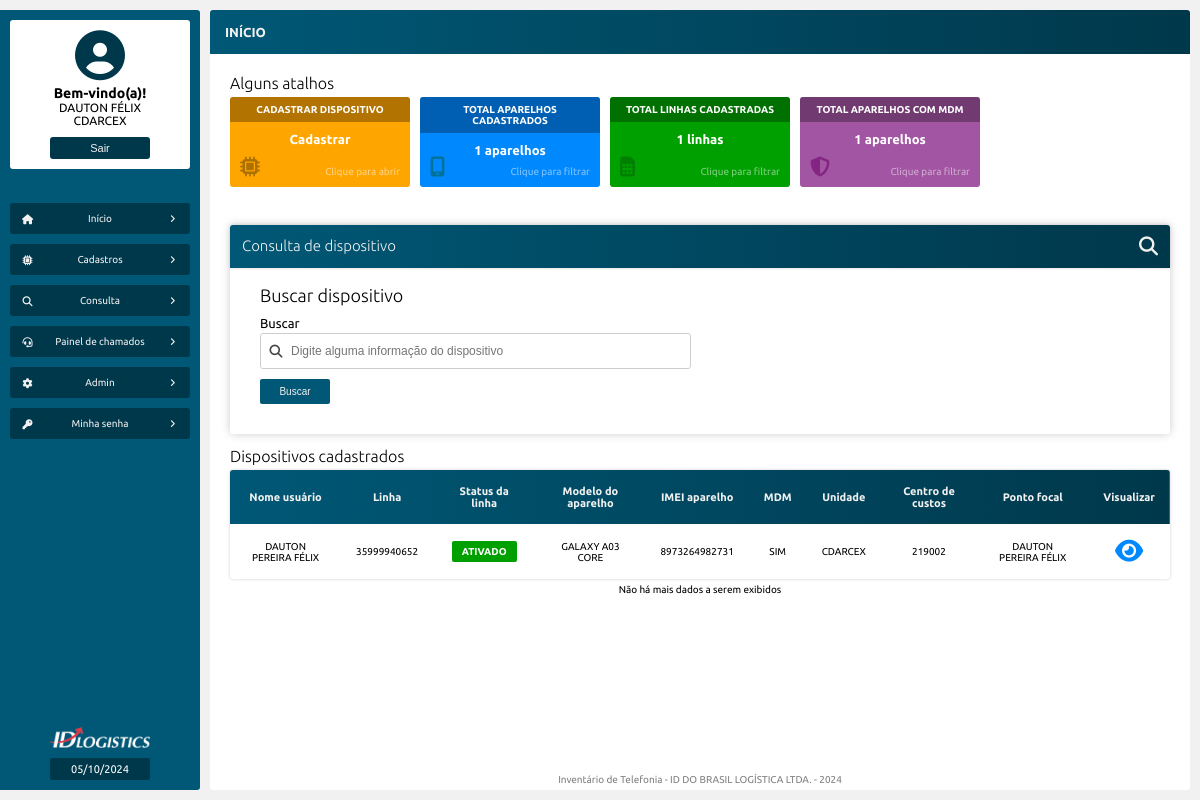
/consulta_dispositivos.php (signed in), run on an earlier commit of the app's database.
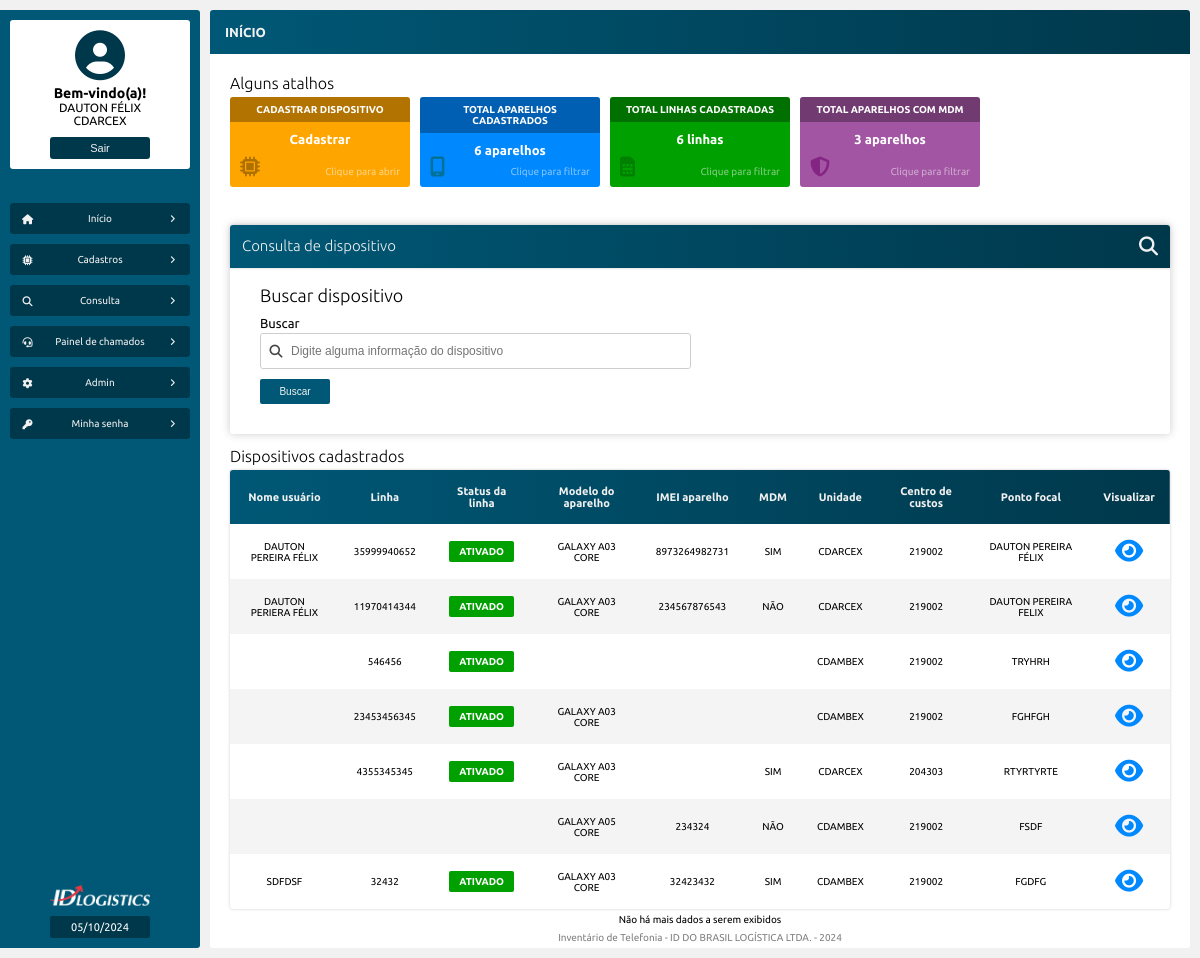
And on a later commit of the database.
### tables this page shows
CREATE TABLE `tb_dispositivos` (
  `id` int NOT NULL AUTO_INCREMENT,
  `linha` varchar(100) DEFAULT NULL,
  `operadora` varchar(100) DEFAULT NULL,
  `servico` varchar(100) DEFAULT NULL,
  `perfil` varchar(100) DEFAULT NULL,
  `status` varchar(100) DEFAULT NULL,
  `data_ativacao` varchar(100) DEFAULT NULL,
  `sim_card` varchar(100) DEFAULT NULL,
  `marca_aparelho` varchar(100) DEFAULT NULL,
  `modelo_aparelho` varchar(100) DEFAULT NULL,
  `imei_aparelho` varchar(100) DEFAULT NULL,
  `gestao_mdm` varchar(100) DEFAULT NULL,
  `unidade` varchar(100) DEFAULT NULL,
  `centro_custo` varchar(100) DEFAULT NULL,
  `uf` varchar(10) DEFAULT NULL,
  `canal` varchar(100) DEFAULT NULL,
  `ponto_focal` varchar(100) DEFAULT NULL,
  `gestor` varchar(100) DEFAULT NULL,
  `nome` varchar(100) DEFAULT NULL,
  `matricula` varchar(100) DEFAULT NULL,
  `email` varchar(100) DEFAULT NULL,
  `funcao` varchar(100) DEFAULT NULL,
  PRIMARY KEY (`id`)
);

### src/functions/functions.php (called while the page is built, shortened)
<?php
function exibeDataAtual()
{
    $dataAtual = date("d/m/Y");
    return $dataAtual;
}

### src/model/Telefonia.php (called while the page is built, shortened)
<?php
class Telefonia
{
    private PDO $pdo;
    public function __construct(PDO $pdo)
    {
        $this->pdo = $pdo;
    }
    public function exibeDispositivos(): array
    {
        $sql = "SELECT * FROM tb_dispositivos";
        $stmt = $this->pdo->prepare($sql);
        $stmt->execute();
        $resultado = $stmt->fetchAll(PDO::FETCH_ASSOC);
        return $resultado;
    }
    public function contagemMDM(): int
    {
        $sql = "SELECT COUNT(*) FROM tb_dispositivos WHERE gestao_mdm = 'Sim'";
        $stmt = $this->pdo->prepare($sql);
        $stmt->execute();
        $resultado = $stmt->fetchColumn();
        return $resultado;
    }
    public function contagemLinhas(): int
    {
        $sql = "SELECT COUNT(*) FROM tb_dispositivos WHERE linha != ''";
        $stmt = $this->pdo->prepare($sql);
        $stmt->execute();
        $resultado = $stmt->fetchColumn();
        return $resultado;
    }
    public function contagemAparelhos(): int
    {
        $sql = "SELECT COUNT(*) FROM tb_dispositivos WHERE marca_aparelho != ''";
        $stmt = $this->pdo->prepare($sql);
        $stmt->execute();
        $resultado = $stmt->fetchColumn();
        return $resultado;
    }
}

### consulta_dispositivos.php (the view, shortened to what this page needs)
<?php
require_once "src/config/conexao_bd.php";
$dispositivo = new Telefonia($pdo);
$exibeTodosDispositivos = $dispositivo->exibeDispositivos();
$mdm = new Telefonia($pdo);
$totalMDM = $mdm->contagemMDM();
$linha = new Telefonia($pdo);
$totalLinhas = $linha->contagemLinhas();
$aparelho = new Telefonia($pdo);
$totalAparelhos = $aparelho->contagemAparelhos();
?>
<!DOCTYPE html>
<html>
<head>
    <?php
    require_once "src/views/layout/head.php";
    ?>
</head>
<body>
    <main class="corpo">
        <?php
        require_once "src/views/layout/menu_lateral.php";
        ?>
        <section class="principal">
            <article class="conteudo">
                <header class="conteudo-cabecalho">
                    <h3>INÍCIO</h3>
                </header>
                <section class="conteudo-center">
                    <article class="conteudo-center-boxs">
                        <div class="conteudo-center-box-01">
                            <h1>Alguns atalhos</h1>
                            <a href="cadastrar_dispositivo.php">
                                <div>
                                    <div id="box-infos-amarela">
                                        <span>
                                            <h4>CADASTRAR DISPOSITIVO</h4>
                                        </span>
                                        <h3>Cadastrar</h3>
                                        <i class="fa-solid fa-microchip"></i>
                                        <p class="texto-filtro">Clique para abrir</p>
                                    </div>
                                </div>
                            </a>
                            <a href="consulta_dispositivos.php">
                                <div>
                                    <div id="box-infos-azul">
                                        <span>
                                            <h4>TOTAL APARELHOS CADASTRADOS</h4>
                                        </span>
                                        <h3><?= $totalAparelhos ?> aparelhos</h3>
                                        <i class="fa-solid fa-mobile-screen"></i>
                                        <p class="texto-filtro">Clique para filtrar</p>
                                    </div>
                                </div>
                            </a>
                            <a href="consulta_dispositivos.php">
                                <div>
                                    <div id="box-infos-verde">
                                        <span>
                                            <h4>TOTAL LINHAS CADASTRADAS</h4>
                                        </span>
                                        <h3><?= $totalLinhas ?> linhas</h3>
                                        <i class="fa-solid fa-sim-card"></i>
                                        <p class="texto-filtro">Clique para filtrar</p>
                                    </div>
                                </div>
                            </a>
                            <a href="consulta_dispositivos.php">
                                <div>
                                    <div id="box-infos-roxa">
                                        <span>
                                            <h4>TOTAL APARELHOS COM MDM</h4>
                                        </span>
                                        <h3><?= $totalMDM; ?> aparelhos</h3>
                                        <i class="fa-solid fa-shield-halved"></i>
                                        <p class="texto-filtro">Clique para filtrar</p>
                                    </div>
                                </div>
                            </a>
                        </div>
                        <div>
                            <form method="post" action="#">
                                <header id="form-cabecalho">
                                    <h1>Consulta de dispositivo</h1>
                                    <i class="fa-solid fa-magnifying-glass"></i>
                                </header>
                                <h2>Buscar dispositivo</h2>
                                <label>Buscar
                                    <div>
                                        <i class="fa-solid fa-magnifying-glass"></i>
                                        <input type="search" name="busca" placeholder="Digite alguma informação do dispositivo">
                                    </div>
                                </label>
                                <button type="submit">Buscar</button>
                            </form>
                        </div>
                        <div>
                            <h1>Dispositivos cadastrados</h1>
                            <table>
                                <thead>
                                    <tr>
                                        <td>Nome usuário</td>
                                        <td>Linha</td>
                                        <td>Status da linha</td>
                                        <td>Modelo do aparelho</td>
                                        <td>IMEI aparelho</td>
                                        <td>MDM</td>
                                        <td>Unidade</td>
                                        <td>Centro de custos</td>
                                        <td>Ponto focal</td>
                                        <td>Visualizar</td>
                                    </tr>
                                </thead>
                                <tbody>
                                    <?php foreach($exibeTodosDispositivos as $dispositivo) : ?>
                                    <tr>
                                        <td><?= htmlentities($dispositivo['nome']) ?></td>
                                        <td><?= htmlentities($dispositivo['linha']) ?></td>
                                        <td id="Status"><p><?= htmlentities($dispositivo['status']) ?></p></td>
                                        <td><?= htmlentities($dispositivo['modelo_aparelho']) ?></td>
                                        <td><?= htmlentities($dispositivo['imei_aparelho']) ?></td>
                                        <td><?= htmlentities($dispositivo['gestao_mdm']) ?></td>
                                        <td><?= htmlentities($dispositivo['unidade']) ?></td>
                                        <td><?= htmlentities($dispositivo['centro_custo']) ?></td>
                                        <td><?= htmlentities($dispositivo['ponto_focal']) ?></td>
                                        <td id="status">
                                            <a href="visualiza_dispositivo.php?id=<?= $dispositivo['id'] ?>"><i class="fa-solid fa-eye"></i></a>
                                        </td>
                                    </tr>
                                    <?php endforeach ?>
                                </tbody>
                            </table>
                            <p>Não há mais dados a serem exibidos</p>
                        </div>
                    </article>
                </section>
                <?php
                require_once "src/views/layout/rodape.php";
                ?>
            </article>
        </section>
    </main>
</body>
</html>

### src/views/layout/head.php (shortened to what this page needs)
<link rel='stylesheet' type='text/css' media='screen' href='css/style.css'>
<link rel='stylesheet' type='text/css' href='css/toastr.min.css'>

### src/views/layout/menu_lateral.php (shortened to what this page needs)
<nav class="menu">
    <div class="menu-user-info">
        <span>
            <i class="fa-solid fa-circle-user"></i>
            <h3>Bem-vindo(a)!</h3>
            <p><?= $_SESSION['nome'] ?></p>
            <p><?= $_SESSION['unidade'] ?></p>
            <a href="src/config/logout.php"><button type="button" id="btn-sair">Sair</button></a>
        </span>
    </div>
    <div class="menu-divisoria">
        <div></div>
        <div></div>
        <div></div>
    </div>
    <ul>
        <li><a href="inicio.php"><i class="fa-solid fa-house"></i></i>Início<i class="fa-solid fa-angle-right"></i></a></li>
        <li id="menu_02"><a><i class="fa-solid fa-microchip"></i>Cadastros<i class="fa-solid fa-angle-right"></i></a>
        </li>
        <li id='menu_03'><a><i class="fa-solid fa-magnifying-glass"></i>Consulta<i class='fa-solid fa-angle-right'></i></a>
        </li>
        <li id='menu_04'><a><i class="fa-solid fa-headset"></i></i>Painel de chamados<i class='fa-solid fa-angle-right'></i></a>
        </li>
        <li id='menu_05'><a><i class='fa-solid fa-gear'></i>Admin<i class='fa-solid fa-angle-right'></i></a>
        </li>
        <li><a href="minha_senha.php"><i class="fa-solid fa-key"></i>Minha senha<i class="fa-solid fa-angle-right"></i></a></li>
    </ul>
    <img src="img/id-logo-branco-extenso.png" class="menu-logo-id">
    <p class="data-atual"><?= exibeDataAtual() ?></p>
</nav>

### src/views/layout/rodape.php (shortened to what this page needs)
<footer class="conteudo-rodape">
    <small>Inventário de Telefonia - ID DO BRASIL LOGÍSTICA LTDA. - 2024</small>
</footer>

### css/style.css (style rules this page uses)
:root { --primary-color: #0088ff; --secundary-color: #005876; --terciary-color: #00384b; --white-color: #f1f1f1; --primary-shadow: 0 0 .5em #808080 }
* { padding: 0; margin: 0; box-sizing: border-box; }
a { text-decoration: none; }
body { font-family: 'Playpen Sans', cursive; font-family: 'Ubuntu', sans-serif; background: var(--white-color); }
.corpo { width: 100%; height: 100%; padding: 10px 10px 10px 0; position: absolute; display: flex; }
.principal { width: 100%; height: 100%; display: flex; flex-direction: column; }
.conteudo { width: 100%; height: 100%; position: relative; display: flex; flex-direction: column; align-items: center; overflow: hidden; background: #ffffff; border-radius: 3px; }
.conteudo-cabecalho { width: 100%; margin-bottom: 10px; padding: 15px; display: flex; justify-content: space-between; align-items: center; background: linear-gradient(to right, var(--secundary-color), var(--terciary-color)); color: var(--white-color); }
.conteudo-cabecalho h3 { font-size: 13px; font-weight: bold; }
.conteudo-center { width: 100%; height: 100%; padding: 10px 20px 20px 20px; display: flex; align-content: baseline; align-items: center; flex-direction: column; overflow: scroll; }
.conteudo-center h1 { width: 100%; font-size: 16px; font-weight: 100; }
.conteudo-center-boxs { width: 100%; height: 100%; display: flex; flex-direction: column; }
.conteudo-center-box-01, .conteudo-center-box-02 { width: 100%; height: fit-content; display: flex; justify-content: left; flex-direction: column; }
.conteudo-center-box-01 { margin-bottom: 20px; flex-direction: row; flex-wrap: wrap; align-items: center; }
.conteudo-center-box-01 div { margin: 5px 5px 5px 0; }
.conteudo-center-box-01 div div { width: 180px; height: 90px !important; padding: 0; position: relative; display: flex; flex-direction: column; align-items: center; border-radius: 3px; overflow: hidden; cursor: pointer; }
.conteudo-center-box-01 div div span { width: 100%; padding: 7px; text-align: center; font-size: 10px; background: #0000004d; }
.conteudo-center-box-01 div div h3 { width: 100%; margin-top: 10px; padding: 0 10px; font-size: 13px; text-align: center; }
.conteudo-center-box-01 div div i { position: absolute; bottom: 10px; left: 10px; font-size: 20px; }
.texto-filtro { width: fit-content !important; position: absolute; bottom: 10px; right: 10px; text-align: right; filter: opacity(50%); }
#box-infos-roxa { background: #a255a2; transition: .2s background; }
#box-infos-roxa i { color: #842584; transition: .2s; }
#box-infos-verde { background: #00a000; transition: .2s background; }
#box-infos-verde i { color: #008000; transition: .2s; }
#box-infos-azul { background: #0088ff; transition: background .2s; }
#box-infos-azul i { color: #007197; transition: .2s; }
#box-infos-amarela { background: #ffa500; transition: background .2s; }
#box-infos-amarela i { color: #ae7100; transition: .2s; }
.conteudo-center p { width: 100%; font-size: 10px; text-align: center; }
.conteudo-rodape { width: 100%; padding: 5px; margin-top: auto; color: #808080; text-align: center; font-size: 12px; }

### css/table.css (style rules this page uses)
table { width: 100%; margin: 5px auto; font-size: 10px; background: #ffffff; box-shadow: 0 0 .3em #cdcdcd; border-radius: 3px; border-collapse: collapse; text-align: center; overflow: auto; }
table tr td { padding: 15px; }
table tr td p { width: fit-content!important; margin: 0 auto !important; padding: 5px 10px; border-radius: 2px; font-size: 8px; font-weight: bold; color: #fff; }
table thead { position: sticky; top: -10px; color: var(--white-color); font-weight: bold; background: linear-gradient(to right, var(--secundary-color), var(--terciary-color)); z-index: 1; }
table thead td:first-child { border-radius: 3px 0 0 0; }
table thead td:last-child { border-radius: 0 3px 0 0; }
table thead td { font-size: 11px; }
tbody tr:nth-child(even) { background: #f4f4f4; }
table i { color: var(--primary-color); font-size: 25px; }

What changed in the data, as far as the page shows it:
added tb_dispositivos: nome "DAUTON PERIERA FÉLIX", linha "11970414344", status "ATIVADO", modelo_aparelho "GALAXY A03 CORE", imei_aparelho "234567876543", gestao_mdm "NÃO", unidade "CDARCEX", centro_custo "219002", ponto_focal "DAUTON PEREIRA FELIX"
added tb_dispositivos: linha "546456", status "ATIVADO", unidade "CDAMBEX", centro_custo "219002", ponto_focal "TRYHRH"
added tb_dispositivos: linha "23453456345", status "ATIVADO", modelo_aparelho "GALAXY A03 CORE", unidade "CDAMBEX", centro_custo "219002", ponto_focal "FGHFGH"
added tb_dispositivos: linha "4355345345", status "ATIVADO", modelo_aparelho "GALAXY A03 CORE", gestao_mdm "SIM", unidade "CDARCEX", centro_custo "204303", ponto_focal "RTYRTYRTE"
added tb_dispositivos: modelo_aparelho "GALAXY A05 CORE", imei_aparelho "234324", gestao_mdm "NÃO", unidade "CDAMBEX", centro_custo "219002", ponto_focal "FSDF"
added tb_dispositivos: nome "SDFDSF", linha "32432", status "ATIVADO", modelo_aparelho "GALAXY A03 CORE", imei_aparelho "32423432", gestao_mdm "SIM", unidade "CDAMBEX", centro_custo "219002", ponto_focal "FGDFG"
Also different on the page:
$totalAparelhos: "1" → "6"
$totalLinhas: "1" → "6"
$totalMDM: "1" → "3"
